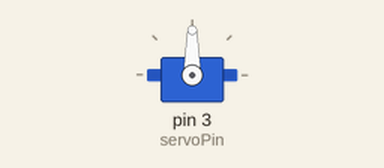
Recording of a sketch running on a simulated Arduino Uno, built with avr-gcc and run on an emulated ATmega328P. On the bench: servo.

Above: at 0.1 s.
At 10.1 s:
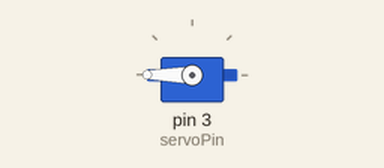
Timing chart, 0 to 11.6 s (numbered marks = the images above):
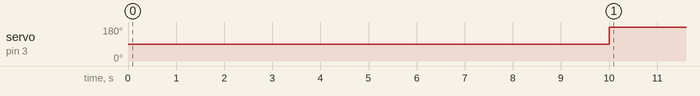

Measured:
- by itself, servo on pin 3 (servoPin): 90° → 180° at 10.0 s

The sketch:

Servo_Parachute.ino
```cpp
#include <Servo.h>
int servoPin = 3;
Servo Servomotor;
void setup() {
   Servomotor.attach(servoPin);
}
void loop(){
   delay(10000); //rough estimated flying time
   Servomotor.write(180);
}
```
